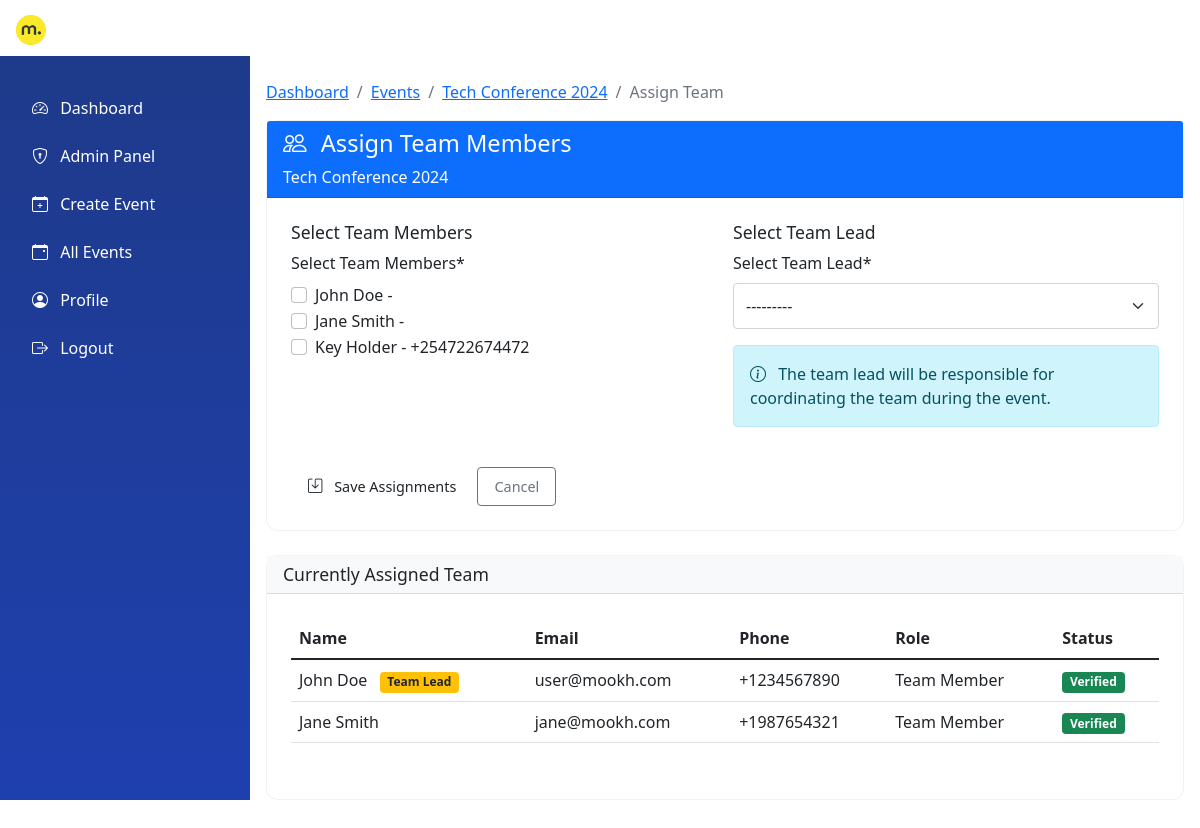
The app's page /events/1/assign/ (signed in) with its own data.
### events/models.py (models this page shows, shortened)
class Event(models.Model):
    EVENT_STATUS = (
        ('upcoming', 'Upcoming'),
        ('ongoing', 'Ongoing'),
        ('completed', 'Completed'),
        ('cancelled', 'Cancelled'),
    )
    name = models.CharField(max_length=200)
    description = models.TextField()
    location = models.CharField(max_length=200)
    start_date = models.DateTimeField()
    end_date = models.DateTimeField()
    status = models.CharField(max_length=20, choices=EVENT_STATUS, default='upcoming')
    created_by = models.ForeignKey(User, on_delete=models.CASCADE)
    created_at = models.DateTimeField(auto_now_add=True)

class EventAssignment(models.Model):
    event = models.ForeignKey(Event, on_delete=models.CASCADE, related_name='assignments')
    team_member = models.ForeignKey(TeamMember, on_delete=models.CASCADE, related_name='event_assignments')
    is_team_lead = models.BooleanField(default=False)
    assigned_at = models.DateTimeField(auto_now_add=True)
    class Meta:
        unique_together = ['event', 'team_member']

### teams/models.py (models this page shows)
class TeamMember(models.Model):
    user = models.OneToOneField(User, on_delete=models.CASCADE, related_name='team_member')
    phone = models.CharField(max_length=15, unique=True)  # M-Pesa phone number
    id_number = models.CharField(max_length=20, blank=True, null=True)  # National ID
    address = models.TextField()
    shift_rate = models.DecimalField(max_digits=10, decimal_places=2, default=0, validators=[MinValueValidator(0)])
    mpesa_number = models.CharField(max_length=15, default="")  # M-Pesa phone for payments
    mpesa_name = models.CharField(max_length=100, blank=True)  # Name as registered in M-Pesa
    is_verified = models.BooleanField(default=False)
    created_at = models.DateTimeField(auto_now_add=True)
    def __str__(self):
        return f"{self.user.get_full_name()} - {self.mpesa_number}"

### events/views.py (the view)
# urls.py: path('events/<int:event_id>/assign/', event_views.assign_team_members, name='assign_team_members'),
@login_required
@user_passes_test(lambda u: u.is_staff)
def assign_team_members(request, event_id):
    event = get_object_or_404(Event, id=event_id)
    if request.method == 'POST':
        form = EventAssignmentForm(request.POST, event=event)
        if form.is_valid():
            team_members = form.cleaned_data['team_members']
            team_lead = form.cleaned_data['team_lead']
            EventAssignment.objects.filter(event=event).delete()
            for team_member in team_members:
                is_lead = (team_member == team_lead)
                EventAssignment.objects.create(
                    event=event,
                    team_member=team_member,
                    is_team_lead=is_lead
                )
            messages.success(request, 'Team members assigned successfully!')
            return redirect('event_detail', event_id=event.id)
    else:
        form = EventAssignmentForm(event=event)
    assigned_members = event.assignments.all()
    return render(request, 'events/assign_team.html', {
        'event': event,
        'form': form,
        'assigned_members': assigned_members,
    })

### events/forms.py (shortened to what this page needs)
class EventAssignmentForm(forms.Form):
    def __init__(self, *args, **kwargs):
        self.event = kwargs.pop('event', None)
        super().__init__(*args, **kwargs)
        team_members = TeamMember.objects.filter(is_verified=True)
        self.fields['team_members'] = forms.ModelMultipleChoiceField(
            queryset=team_members,
            widget=forms.CheckboxSelectMultiple,
            required=True,
            label="Select Team Members"
        )
        self.fields['team_lead'] = forms.ModelChoiceField(
            queryset=team_members,
            required=True,
            label="Select Team Lead"
        )

### templates/events/assign_team.html (shortened to what this page needs)
{% extends 'base.html' %}
{% load crispy_forms_tags %}
{% block content %}
<div class="row">
    <div class="col-12">
        <nav aria-label="breadcrumb">
            <ol class="breadcrumb">
                <li class="breadcrumb-item"><a href="{% url 'dashboard' %}">Dashboard</a></li>
                <li class="breadcrumb-item"><a href="{% url 'event_list' %}">Events</a></li>
                <li class="breadcrumb-item"><a href="{% url 'event_detail' event.id %}">{{ event.name }}</a></li>
                <li class="breadcrumb-item active" aria-current="page">Assign Team</li>
            </ol>
        </nav>
        <div class="card">
            <div class="card-header bg-primary text-white">
                <h4 class="mb-0">
                    <i class="bi bi-people me-2"></i> Assign Team Members
                </h4>
                <p class="mb-0 mt-2">{{ event.name }}</p>
            </div>
            <div class="card-body">
                <form method="post">
                    <div class="row">
                        <div class="col-md-6">
                            <h5>Select Team Members</h5>
                            {{ form.team_members|as_crispy_field }}
                        </div>
                        <div class="col-md-6">
                            <h5>Select Team Lead</h5>
                            {{ form.team_lead|as_crispy_field }}
                            <div class="alert alert-info mt-3">
                                <i class="bi bi-info-circle me-2"></i>
                                The team lead will be responsible for coordinating the team during the event.
                            </div>
                        </div>
                    </div>
                    <div class="mt-4">
                        <button type="submit" class="btn btn-mookh-primary">
                            <i class="bi bi-save me-2"></i> Save Assignments
                        </button>
                        <a href="{% url 'event_detail' event.id %}" class="btn btn-outline-secondary">
                            Cancel
                        </a>
                    </div>
                </form>
            </div>
        </div>
        {% if assigned_members %}
        <div class="card mt-4">
            <div class="card-header bg-light">
                <h5 class="mb-0">Currently Assigned Team</h5>
            </div>
            <div class="card-body">
                <div class="table-responsive">
                    <table class="table table-hover">
                        <thead>
                            <tr>
                                <th>Name</th>
                                <th>Email</th>
                                <th>Phone</th>
                                <th>Role</th>
                                <th>Status</th>
                            </tr>
                        </thead>
                        <tbody>
                            {% for assignment in assigned_members %}
                            <tr>
                                <td>
                                    {{ assignment.team_member.user.get_full_name }}
                                    {% if assignment.is_team_lead %}
                                    <span class="badge bg-warning text-dark ms-2">Team Lead</span>
                                    {% endif %}
                                </td>
                                <td>{{ assignment.team_member.user.email }}</td>
                                <td>{{ assignment.team_member.phone }}</td>
                                <td>Team Member</td>
                                <td>
                                    {% if assignment.team_member.is_verified %}
                                    <span class="badge bg-success">Verified</span>
                                    {% else %}
                                    <span class="badge bg-warning">Pending Verification</span>
                                    {% endif %}
                                </td>
                            </tr>
                            {% endfor %}
                        </tbody>
                    </table>
                </div>
            </div>
        </div>
        {% endif %}
    </div>
</div>
{% endblock %}

### templates/base.html (style rules this page uses)
:root { --mookh-primary: #1E3A8A; --mookh-secondary: #3B82F6; --mookh-accent: #10B981; --mookh-light: #F8FAFC; --mookh-dark: #1E293B; --sidebar-width: 250px; --sidebar-collapsed-width: 0px; }
* { box-sizing: border-box; }
html { font-size: 16px; -webkit-text-size-adjust: 100%; }
body { overflow-x: hidden; font-size: 1rem; line-height: 1.5; padding-top: 56px; }
h4 { font-size: calc(1.1rem + 0.5vw); }
h5 { font-size: 1.1rem; }
.card { border-radius: 12px; border: 1px solid rgba(0,0,0,0.05); transition: all 0.3s ease; margin-bottom: 1rem; }
.card-body { padding: 1.25rem; }
@media (min-width: 768px) { .card-body { padding: 1.5rem; } }
.table-responsive { border-radius: 8px; margin-bottom: 1rem; }
.table { min-width: 600px; }
.btn { padding: 0.5rem 1rem; font-size: 0.9rem; }
.form-control, .form-select { font-size: 16px; padding: 0.6rem 0.75rem; }
.row { margin-left: -0.5rem; margin-right: -0.5rem; }
.col, [class*="col-"] { padding-left: 0.5rem; padding-right: 0.5rem; }

### records on screen
Event: name "Tech Conference 2024"
EventAssignment: team_member.user.get_full_name "John Doe", is_team_lead "Team Lead", team_member.user.email "user@mookh.com", team_member.phone "+1234567890", shows "Verified"
EventAssignment: team_member.user.get_full_name "Jane Smith", team_member.user.email "jane@mookh.com", team_member.phone "+1987654321", shows "Verified"
